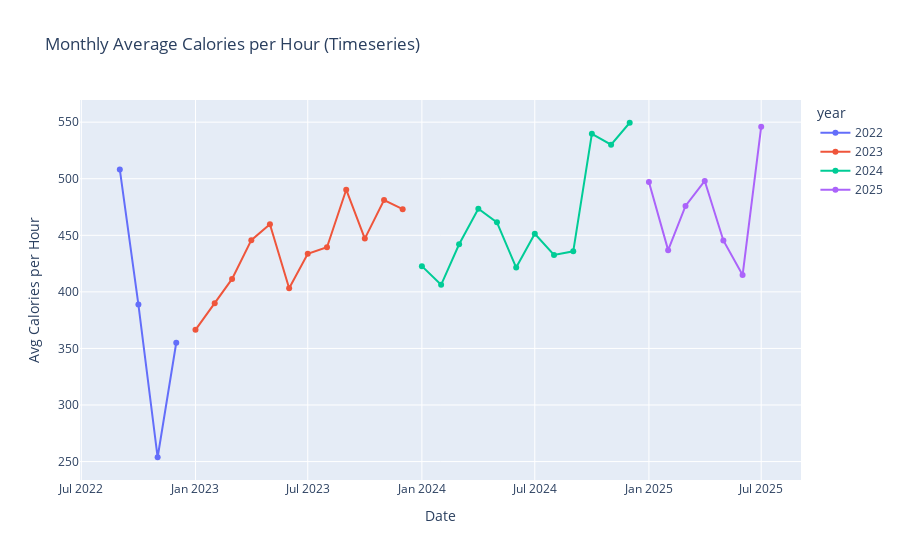

Notebook source saved alongside this figure:
### Code cell
import plotly.express as px

df = pd.DataFrame(calories_stats)
monthly_avg = df.groupby(["year", "month"])["calories_per_hour"].mean().reset_index()

# Ensure 'year' and 'month' are strings and pad month with zeros
monthly_avg["year"] = monthly_avg["year"].astype(str)
monthly_avg["month"] = monthly_avg["month"].astype(str).str.zfill(2)
monthly_avg["date"] = monthly_avg["year"] + "-" + monthly_avg["month"]

fig = px.line(
    monthly_avg,
    x="date",
    y="calories_per_hour",
    color="year",
    markers=True,
    title="Monthly Average Calories per Hour (Timeseries)",
    labels={"date": "Date", "calories_per_hour": "Avg Calories per Hour"},
)
# fig.update_xaxes(type="category")
fig.show()

### Figure 1 — Plotly figure (JSON) as saved in the notebook; plotly's stock layout.template omitted (floating-point values rounded to 4 significant figures)
{"data": [{"hovertemplate": "year=2022<br>Date=%{x}<br>Avg Calories per Hour=%{y}<extra></extra>", "legendgroup": "2022", "line": {"color": "#636efa", "dash": "solid"}, "marker": {"symbol": "circle"}, "mode": "lines+markers", "name": "2022", "orientation": "v", "showlegend": true, "type": "scatter", "x": ["2022-09", "2022-10", "2022-11", "2022-12"], "xaxis": "x", "y": [508.2, 388.7, 253.8, 355.0], "yaxis": "y"}, {"hovertemplate": "year=2023<br>Date=%{x}<br>Avg Calories per Hour=%{y}<extra></extra>", "legendgroup": "2023", "line": {"color": "#EF553B", "dash": "solid"}, "marker": {"symbol": "circle"}, "mode": "lines+markers", "name": "2023", "orientation": "v", "showlegend": true, "type": "scatter", "x": ["2023-01", "2023-02", "2023-03", "2023-04", "2023-05", "2023-06", "2023-07", "2023-08", "2023-09", "2023-10", "2023-11", "2023-12"], "xaxis": "x", "y": [366.4, 390.0, 411.4, 445.7, 459.7, 403.2, 433.6, 439.4, 490.3, 447.1, 481.1, 473.1], "yaxis": "y"}, {"hovertemplate": "year=2024<br>Date=%{x}<br>Avg Calories per Hour=%{y}<extra></extra>", "legendgroup": "2024", "line": {"color": "#00cc96", "dash": "solid"}, "marker": {"symbol": "circle"}, "mode": "lines+markers", "name": "2024", "orientation": "v", "showlegend": true, "type": "scatter", "x": ["2024-01", "2024-02", "2024-03", "2024-04", "2024-05", "2024-06", "2024-07", "2024-08", "2024-09", "2024-10", "2024-11", "2024-12"], "xaxis": "x", "y": [422.8, 406.2, 442.1, 473.5, 461.4, 421.5, 451.4, 432.6, 435.8, 539.7, 530.1, 549.5], "yaxis": "y"}, {"hovertemplate": "year=2025<br>Date=%{x}<br>Avg Calories per Hour=%{y}<extra></extra>", "legendgroup": "2025", "line": {"color": "#ab63fa", "dash": "solid"}, "marker": {"symbol": "circle"}, "mode": "lines+markers", "name": "2025", "orientation": "v", "showlegend": true, "type": "scatter", "x": ["2025-01", "2025-02", "2025-03", "2025-04", "2025-05", "2025-06", "2025-07"], "xaxis": "x", "y": [497.1, 436.9, 475.9, 498.1, 445.4, 414.9, 546.0], "yaxis": "y"}], "layout": {"legend": {"title": {"text": "year"}, "tracegroupgap": 0}, "title": {"text": "Monthly Average Calories per Hour (Timeseries)"}, "xaxis": {"anchor": "y", "domain": [0, 1], "title": {"text": "Date"}}, "yaxis": {"anchor": "x", "domain": [0, 1], "title": {"text": "Avg Calories per Hour"}}}}
